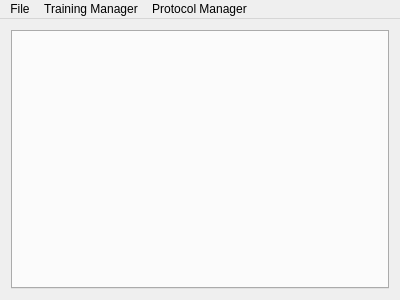
<?xml version="1.0" encoding="UTF-8"?>
<ui version="4.0">
 <class>MainWindow</class>
 <widget class="QMainWindow" name="MainWindow">
  <property name="enabled">
   <bool>true</bool>
  </property>
  <property name="geometry">
   <rect>
    <x>0</x>
    <y>0</y>
    <width>400</width>
    <height>300</height>
   </rect>
  </property>
  <property name="windowTitle">
   <string>MainWindow</string>
  </property>
  <property name="toolButtonStyle">
   <enum>Qt::ToolButtonIconOnly</enum>
  </property>
  <property name="animated">
   <bool>true</bool>
  </property>
  <widget class="QWidget" name="centralWidget">
   <layout class="QGridLayout" name="gridLayout">
    <item row="0" column="0">
     <widget class="QTabWidget" name="tabWidget">
      <property name="currentIndex">
       <number>-1</number>
      </property>
      <property name="tabsClosable">
       <bool>false</bool>
      </property>
     </widget>
    </item>
   </layout>
  </widget>
  <widget class="QMenuBar" name="menuBar">
   <property name="geometry">
    <rect>
     <x>0</x>
     <y>0</y>
     <width>400</width>
     <height>21</height>
    </rect>
   </property>
   <widget class="QMenu" name="menuFile">
    <property name="title">
     <string>File</string>
    </property>
    <widget class="QMenu" name="menuImport">
     <property name="title">
      <string>Import</string>
     </property>
     <addaction name="actionLegacy_Training_Logs"/>
     <addaction name="actionLegacy_Protocol_Logs"/>
    </widget>
    <addaction name="actionChange_Workspace"/>
    <addaction name="menuImport"/>
    <addaction name="actionBackup_Files"/>
    <addaction name="actionRun_On_Start"/>
   </widget>
   <widget class="QMenu" name="menuTraining_Manager">
    <property name="title">
     <string>Training Manager</string>
    </property>
    <addaction name="actionNew_Staff_Member"/>
   </widget>
   <widget class="QMenu" name="menuProtocol_Manager">
    <property name="title">
     <string>Protocol Manager</string>
    </property>
    <addaction name="actionOpen_Folder"/>
   </widget>
   <addaction name="menuFile"/>
   <addaction name="menuTraining_Manager"/>
   <addaction name="menuProtocol_Manager"/>
  </widget>
  <action name="actionTraining_Manager">
   <property name="text">
    <string>Training Manager</string>
   </property>
  </action>
  <action name="actionProtocol_Manager">
   <property name="text">
    <string>Protocol Manager</string>
   </property>
  </action>
  <action name="actionOpen">
   <property name="text">
    <string>Open</string>
   </property>
  </action>
  <action name="actionSave">
   <property name="text">
    <string>Save</string>
   </property>
  </action>
  <action name="actionSave_As">
   <property name="text">
    <string>Save As</string>
   </property>
  </action>
  <action name="actionPrint">
   <property name="text">
    <string>Print</string>
   </property>
  </action>
  <action name="actionNew_Staff_Member">
   <property name="text">
    <string>New Staff Member</string>
   </property>
   <property name="shortcut">
    <string>Ctrl+Shift+N</string>
   </property>
  </action>
  <action name="actionChange_Workspace">
   <property name="text">
    <string>Change Workspace</string>
   </property>
   <property name="shortcut">
    <string>Ctrl+Shift+W</string>
   </property>
  </action>
  <action name="actionOpen_Folder">
   <property name="text">
    <string>Open Folder</string>
   </property>
   <property name="shortcut">
    <string>Ctrl+Shift+O</string>
   </property>
  </action>
  <action name="actionLegacy_Training_Logs">
   <property name="text">
    <string>Legacy Training Logs</string>
   </property>
  </action>
  <action name="actionLegacy_Protocol_Logs">
   <property name="text">
    <string>Legacy Protocol Logs</string>
   </property>
  </action>
  <action name="actionBackup_Files">
   <property name="text">
    <string>Backup</string>
   </property>
   <property name="shortcut">
    <string>Ctrl+B</string>
   </property>
  </action>
  <action name="actionRun_On_Start">
   <property name="checkable">
    <bool>true</bool>
   </property>
   <property name="text">
    <string>Run On Start</string>
   </property>
  </action>
 </widget>
 <layoutdefault spacing="6" margin="11"/>
 <resources/>
 <connections/>
</ui>
